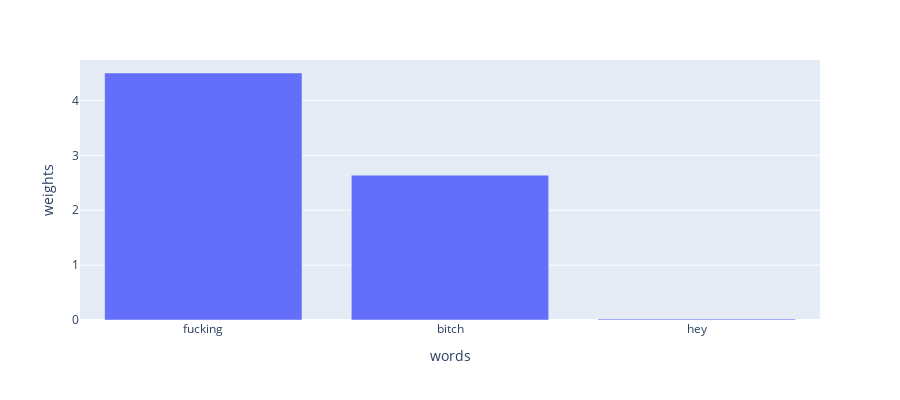

Notebook source saved alongside this figure:
### Code cell
fig = px.bar(df_words_weights.sort_values(ascending= False, by='weights'), x ='words', y='weights',
             height=400)
fig.show()

### Figure 1 — Plotly figure (JSON) as saved in the notebook; plotly's stock layout.template omitted (floating-point values rounded to 4 significant figures)
{"data": [{"alignmentgroup": "True", "hovertemplate": "words=%{x}<br>weights=%{y}<extra></extra>", "legendgroup": "", "marker": {"color": "#636efa"}, "name": "", "offsetgroup": "", "orientation": "v", "showlegend": false, "textposition": "auto", "type": "bar", "x": ["fucking", "bitch", "hey"], "xaxis": "x", "y": [4.501, 2.639, 0.0165], "yaxis": "y"}], "layout": {"barmode": "relative", "height": 400, "legend": {"tracegroupgap": 0}, "margin": {"t": 60}, "xaxis": {"anchor": "y", "domain": [0, 1], "title": {"text": "words"}}, "yaxis": {"anchor": "x", "domain": [0, 1], "title": {"text": "weights"}}}}
